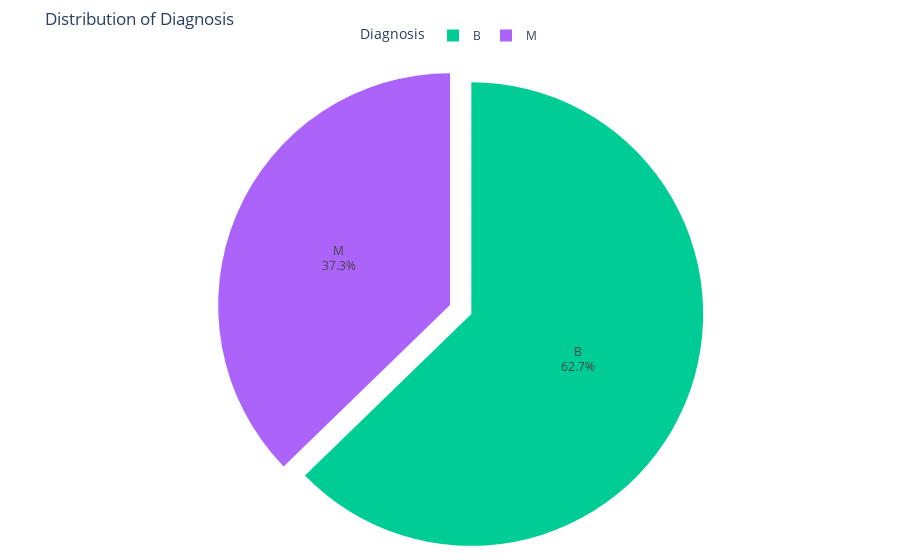

Here is the notebook cell this chart was saved with:
### Markdown cell above
There are two classes for the variable "diagnosis": "B" for benign and "M" for malignant. Since they are numerical, other variables don't require type conversion. First, let's look at the 'diagnostic' class distribution.

### Code cell
# Visualizing class distribution
class_counts = df['diagnosis'].value_counts()

# Creating a pie chart using Plotly
fig = px.pie(
    class_counts,
    values=class_counts.values,
    names=class_counts.index,
    labels=class_counts.index,
    title='Distribution of Diagnosis',
    color=class_counts.index,  # Assign colors to different classes
    color_discrete_map={'Benign': '#FF9999', 'Malignant': '#66B2FF'},
)

# Making th layout look better
fig.update_traces(textinfo='percent+label', pull=[0.1, 0])  # Pull first slice slightly
fig.update_layout(
    margin=dict(l=0, r=0, b=0, t=50),
    legend=dict(title='Diagnosis', orientation='h', y=1, yanchor='bottom', x=0.5, xanchor='center'),
)

# showing the interactive plot
fig.show()

# Counting observations in each class
benign_count, malignant_count = df['diagnosis'].value_counts()
print('Count of cells labeled as Benign: ', benign_count)
print('Count of cells labeled as Malignant: ', malignant_count)
print('')
print('Percentage of cells labeled Benign: ', round(benign_count / len(df) * 100, 2), '%')
print('Percentage of cells labeled Malignant: ', round(malignant_count / len(df) * 100, 2), '%')

### Figure 1 — Plotly figure (JSON) as saved in the notebook; plotly's stock layout.template omitted (floating-point values rounded to 4 significant figures)
{"data": [{"customdata": [["B"], ["M"]], "domain": {"x": [0, 1], "y": [0, 1]}, "hovertemplate": "diagnosis=%{customdata[0]}<br>value=%{value}<extra></extra>", "labels": ["B", "M"], "legendgroup": "", "marker": {"colors": ["#00cc96", "#ab63fa"]}, "name": "", "pull": [0.1, 0], "showlegend": true, "textinfo": "percent+label", "type": "pie", "values": [357, 212]}], "layout": {"legend": {"orientation": "h", "title": {"text": "Diagnosis"}, "tracegroupgap": 0, "x": 0.5, "xanchor": "center", "y": 1, "yanchor": "bottom"}, "margin": {"b": 0, "l": 0, "r": 0, "t": 50}, "title": {"text": "Distribution of Diagnosis"}}}
